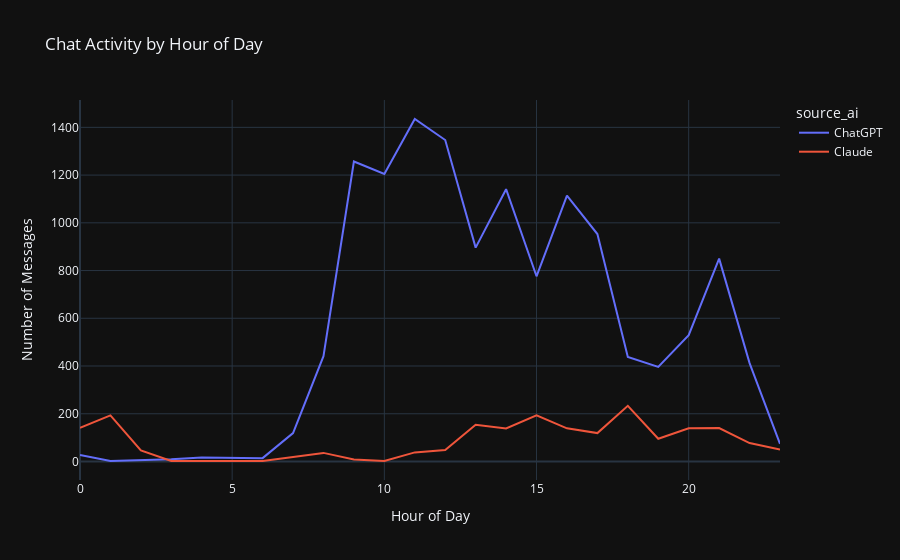
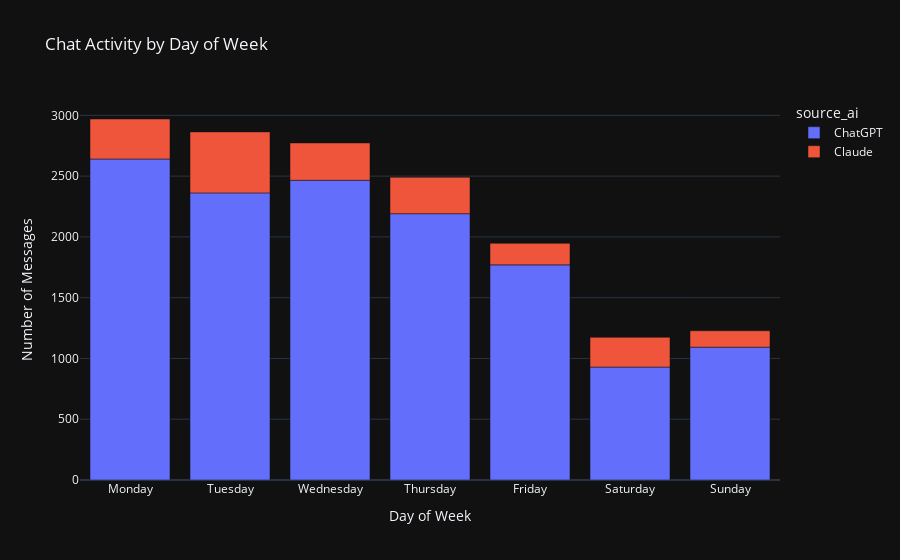

Notebook source saved alongside these figures, in order:
### Markdown cell above
## 🕒 Temporal Analysis

### Code cell
# Add time-based features
combined_df['hour'] = combined_df['timestamp'].dt.hour
combined_df['day_of_week'] = combined_df['timestamp'].dt.day_name()
combined_df['month'] = combined_df['timestamp'].dt.month_name()

# Hourly activity pattern
hourly_activity = combined_df.groupby(['hour', 'source_ai']).size().reset_index(name='count')

fig = px.line(hourly_activity, x='hour', y='count', color='source_ai',
              title='Chat Activity by Hour of Day',
              labels={'hour': 'Hour of Day', 'count': 'Number of Messages'})
fig.show()

# Day of week activity
day_order = ['Monday', 'Tuesday', 'Wednesday', 'Thursday', 'Friday', 'Saturday', 'Sunday']
daily_activity = combined_df.groupby(['day_of_week', 'source_ai']).size().reset_index(name='count')
daily_activity['day_of_week'] = pd.Categorical(daily_activity['day_of_week'], categories=day_order, ordered=True)
daily_activity = daily_activity.sort_values('day_of_week')

fig = px.bar(daily_activity, x='day_of_week', y='count', color='source_ai',
             title='Chat Activity by Day of Week',
             labels={'day_of_week': 'Day of Week', 'count': 'Number of Messages'})
fig.show()

### Figure 1 — Plotly figure (JSON) as saved in the notebook; plotly's stock layout.template omitted (floating-point values rounded to 4 significant figures)
{"data": [{"hovertemplate": "source_ai=ChatGPT<br>Hour of Day=%{x}<br>Number of Messages=%{y}<extra></extra>", "legendgroup": "ChatGPT", "line": {"color": "#636efa", "dash": "solid"}, "marker": {"symbol": "circle"}, "mode": "lines", "name": "ChatGPT", "orientation": "v", "showlegend": true, "type": "scatter", "x": [0.0, 1.0, 3.0, 4.0, 6.0, 7.0, 8.0, 9.0, 10.0, 11.0, 12.0, 13.0, 14.0, 15.0, 16.0, 17.0, 18.0, 19.0, 20.0, 21.0, 22.0, 23.0], "xaxis": "x", "y": [27, 2, 9, 17, 14, 119, 441, 1257, 1205, 1435, 1347, 896, 1141, 776, 1114, 953, 438, 396, 529, 850, 412, 74], "yaxis": "y"}, {"hovertemplate": "source_ai=Claude<br>Hour of Day=%{x}<br>Number of Messages=%{y}<extra></extra>", "legendgroup": "Claude", "line": {"color": "#EF553B", "dash": "solid"}, "marker": {"symbol": "circle"}, "mode": "lines", "name": "Claude", "orientation": "v", "showlegend": true, "type": "scatter", "x": [0.0, 1.0, 2.0, 3.0, 4.0, 6.0, 8.0, 9.0, 10.0, 11.0, 12.0, 13.0, 14.0, 15.0, 16.0, 17.0, 18.0, 19.0, 20.0, 21.0, 22.0, 23.0], "xaxis": "x", "y": [141, 193, 46, 2, 2, 2, 36, 8, 2, 38, 48, 154, 138, 193, 139, 119, 233, 95, 139, 140, 77, 50], "yaxis": "y"}], "layout": {"legend": {"title": {"text": "source_ai"}, "tracegroupgap": 0}, "title": {"text": "Chat Activity by Hour of Day"}, "xaxis": {"anchor": "y", "domain": [0, 1], "title": {"text": "Hour of Day"}}, "yaxis": {"anchor": "x", "domain": [0, 1], "title": {"text": "Number of Messages"}}}}

### Figure 2 — Plotly figure (JSON) as saved in the notebook; plotly's stock layout.template omitted (floating-point values rounded to 4 significant figures)
{"data": [{"hovertemplate": "source_ai=ChatGPT<br>Day of Week=%{x}<br>Number of Messages=%{y}<extra></extra>", "legendgroup": "ChatGPT", "marker": {"color": "#636efa", "pattern": {"shape": ""}}, "name": "ChatGPT", "orientation": "v", "showlegend": true, "textposition": "auto", "type": "bar", "x": ["Monday", "Tuesday", "Wednesday", "Thursday", "Friday", "Saturday", "Sunday"], "xaxis": "x", "y": [2641, 2362, 2466, 2191, 1770, 929, 1093], "yaxis": "y"}, {"hovertemplate": "source_ai=Claude<br>Day of Week=%{x}<br>Number of Messages=%{y}<extra></extra>", "legendgroup": "Claude", "marker": {"color": "#EF553B", "pattern": {"shape": ""}}, "name": "Claude", "orientation": "v", "showlegend": true, "textposition": "auto", "type": "bar", "x": ["Monday", "Tuesday", "Wednesday", "Thursday", "Friday", "Saturday", "Sunday"], "xaxis": "x", "y": [329, 502, 307, 300, 177, 245, 135], "yaxis": "y"}], "layout": {"barmode": "relative", "legend": {"title": {"text": "source_ai"}, "tracegroupgap": 0}, "title": {"text": "Chat Activity by Day of Week"}, "xaxis": {"anchor": "y", "domain": [0, 1], "title": {"text": "Day of Week"}}, "yaxis": {"anchor": "x", "domain": [0, 1], "title": {"text": "Number of Messages"}}}}
